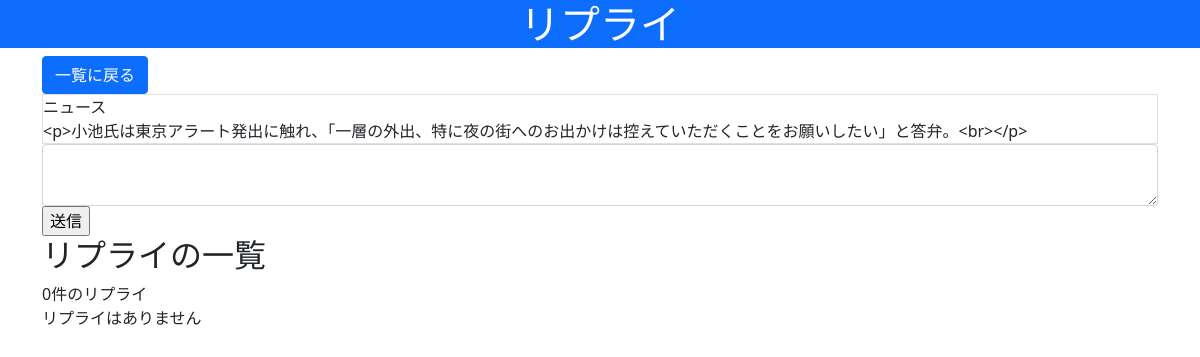
/reply/13/, run on the app's committed database.
### bbs/models.py (models this page shows, shortened)
class Topic(models.Model):
    category = models.ForeignKey(Category, verbose_name='カテゴリ', on_delete=models.CASCADE, null=True, blank=True)
    tag = models.ManyToManyField(Tag, verbose_name='タグ', blank=True)
    comment = models.TextField(verbose_name='コメント')
    name = models.CharField(verbose_name="名前", max_length=20, default="匿名")
    created_at = models.DateTimeField(auto_now_add=True)

class Category(models.Model):
    name = models.CharField(verbose_name='カテゴリ名', max_length=20)
    class Meta:
        verbose_name_plural = 'Categories'

### bbs/views.py (the view, shortened to what this page needs)
class ReplyView(View):
    def get(self, request, pk, *args, **kwargs):
        topic = Topic.objects.filter(id=pk).first()
        replies = Reply.objects.filter(target=pk)
        context = {'topic': topic, 'replies': replies}
        return render(request, 'bbs/reply.html', context)

### templates/bbs/reply.html (shortened to what this page needs)
<!DOCTYPE html>
<html lang="ja">
<head>
    <link href="https://cdn.jsdelivr.net/npm/bootstrap@5.0.2/dist/css/bootstrap.min.css" rel="stylesheet">
</head>
<body>
    <h1 class="bg-primary text-white text-center">リプライ</h1>
    <main class="container">
        <a class="btn btn-primary" href="{% url 'bbs:index' %}">一覧に戻る</a>
        <div class="border">
            <div>{{ topic.category.name }}</div>
            <div>{{ topic.comment }}</div>
        </div>
        <form action="{% url 'bbs:reply' topic.id %}" method="POST">
            <textarea class="form-control" name="comment"></textarea>
            <input type="submit" value="送信">
        </form>
        <h2>リプライの一覧</h2>
        <div>{{ replies|length }}件のリプライ</div>
        {% for reply in replies %}
        <div class="border">
            <div>{{ reply.id }}</div>
            <div>{{ reply.comment }}</div>
        </div>
        {% empty %}
        <div>リプライはありません</div>
        {% endfor %}
    </main>
</body>
</html>

### data on the page
Topic: category.name "ニュース", comment "<p>小池氏は東京アラート発出に触れ、「一層の外出、特に夜の街へのお出かけは控えていただくことをお願いしたい」と答弁。<br></p>"

### other printed values
{{ replies|length }} "0"
